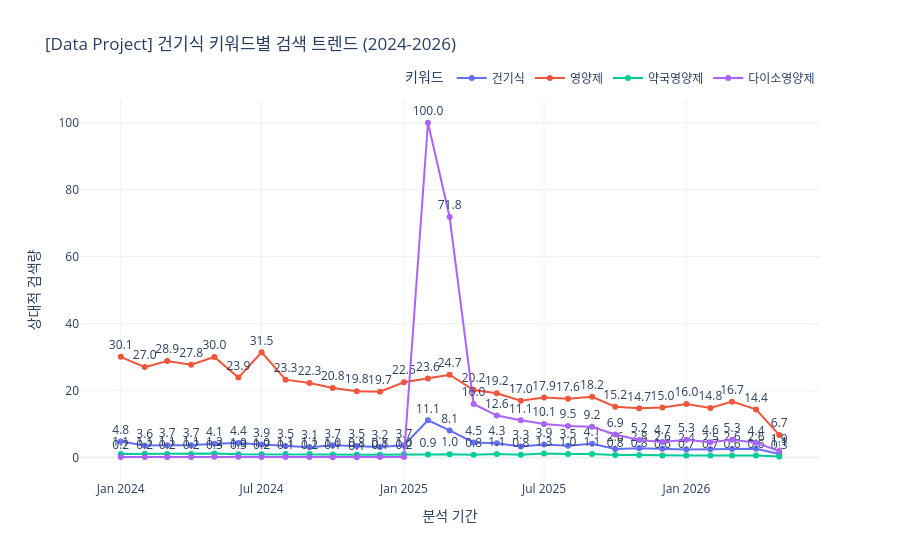

Notebook cell for this chart:
### Code cell
import os
import sys
import urllib.request
import json
import pandas as pd
import plotly.express as px

# 1. 인증 정보 설정 (이미지에서 확인하신 본인 정보를 넣으세요)
client_id = "iQYuA4jIAZWE78ZCH4p9" # 이미지 속 Client ID 입력
client_secret = "7MP3lY3dzz" 
url = "https://openapi.naver.com/v1/datalab/search"

# 2. 분석 키워드 설정
target_keywords = ["건기식", "영양제", "고가영양제", "약국영양제", "다이소영양제"]

# 3. 키워드별 개별 그룹 자동 생성
keyword_groups = []
for kw in target_keywords:
    keyword_groups.append({
        "groupName": kw, 
        "keywords": [kw] 
    })

# 4. API 요청 본문 작성
body = {
    "startDate": "2024-01-01",
    "endDate": "2026-05-14",
    "timeUnit": "month",
    "keywordGroups": keyword_groups,

       # --- 여기서 필터링 조건을 추가합니다 ---
    "ages": ["3", "4", "5", "6"], # 20대~30대 필터링
    "gender": "m",                 # 비워두면 전체, 'f'는 여성, 'm'은 남성
    "device": ""                  # pc / mo 선택 가능
}


body_json = json.dumps(body, ensure_ascii=False)



# 5. API 호출 실행
request = urllib.request.Request(url)
request.add_header("X-Naver-Client-Id", client_id)
request.add_header("X-Naver-Client-Secret", client_secret)
request.add_header("Content-Type", "application/json")

try:
    response = urllib.request.urlopen(request, data=body_json.encode("utf-8"))
    rescode = response.getcode()
    
    if rescode == 200:
        response_body = response.read()
        data = json.loads(response_body)
        
        # 6. 데이터프레임 변환
        df_list = []
        for res in data['results']:
            temp_df = pd.DataFrame(res['data'])
            temp_df['group'] = res['title']
            df_list.append(temp_df)
        
        final_df = pd.concat(df_list)
        print(final_df)
        
#7. 시각화 (fig.write_image 부분을 삭제했습니다!)
       # 7. 시각화 (Label 및 데이터 값 표시 강화)
        fig = px.line(final_df, x='period', y='ratio', color='group',
                      title='[Data Project] 건기식 키워드별 검색 트렌드 (2024-2026)',
                      labels={
                          'period': '분석 기간', 
                          'ratio': '상대적 검색량', 
                          'group': '키워드'
                      },
                      markers=True,
                      text="ratio", # 그래프 위에 수치 표시
                      template='plotly_white')

        # 텍스트 라벨 위치 및 포맷 설정
        fig.update_traces(
            textposition="top center", 
            texttemplate='%{text:.1f}' # 소수점 첫째자리까지만 표시
        )

        fig.update_layout(
            hovermode='x unified',
            legend=dict(orientation="h", yanchor="bottom", y=1.02, xanchor="right", x=1)
        )

        fig.show()

    else:
        print(f"Error: API 요청 실패 (Code: {rescode})")

except Exception as e:
    print(f"Error 발생: {e}")

### Figure 1 — Plotly figure (JSON) as saved in the notebook; plotly's stock layout.template omitted (floating-point values rounded to 4 significant figures)
{"data": [{"hovertemplate": "키워드=건기식<br>분석 기간=%{x}<br>상대적 검색량=%{text}<extra></extra>", "legendgroup": "건기식", "line": {"color": "#636efa", "dash": "solid"}, "marker": {"symbol": "circle"}, "mode": "lines+markers+text", "name": "건기식", "orientation": "v", "showlegend": true, "text": [4.806, 3.605, 3.707, 3.703, 4.131, 4.357, 3.93, 3.455, 3.126, 3.656, 3.498, 3.186, 3.677, 11.13, 8.125, 4.524, 4.297, 3.297, 3.891, 3.545, 4.126, 2.591, 2.771, 2.613, 2.412, 2.48, 2.596, 2.604, 1.103], "textposition": "top center", "texttemplate": "%{text:.1f}", "type": "scatter", "x": ["2024-01-01", "2024-02-01", "2024-03-01", "2024-04-01", "2024-05-01", "2024-06-01", "2024-07-01", "2024-08-01", "2024-09-01", "2024-10-01", "2024-11-01", "2024-12-01", "2025-01-01", "2025-02-01", "2025-03-01", "2025-04-01", "2025-05-01", "2025-06-01", "2025-07-01", "2025-08-01", "2025-09-01", "2025-10-01", "2025-11-01", "2025-12-01", "2026-01-01", "2026-02-01", "2026-03-01", "2026-04-01", "2026-05-01"], "xaxis": "x", "y": [4.806, 3.605, 3.707, 3.703, 4.131, 4.357, 3.93, 3.455, 3.126, 3.656, 3.498, 3.186, 3.677, 11.13, 8.125, 4.524, 4.297, 3.297, 3.891, 3.545, 4.126, 2.591, 2.771, 2.613, 2.412, 2.48, 2.596, 2.604, 1.103], "yaxis": "y"}, {"hovertemplate": "키워드=영양제<br>분석 기간=%{x}<br>상대적 검색량=%{text}<extra></extra>", "legendgroup": "영양제", "line": {"color": "#EF553B", "dash": "solid"}, "marker": {"symbol": "circle"}, "mode": "lines+markers+text", "name": "영양제", "orientation": "v", "showlegend": true, "text": [30.1, 27.02, 28.86, 27.76, 30.05, 23.89, 31.45, 23.28, 22.3, 20.76, 19.83, 19.65, 22.5, 23.6, 24.74, 20.15, 19.23, 16.98, 17.93, 17.58, 18.16, 15.2, 14.7, 14.97, 16.01, 14.8, 16.71, 14.39, 6.718], "textposition": "top center", "texttemplate": "%{text:.1f}", "type": "scatter", "x": ["2024-01-01", "2024-02-01", "2024-03-01", "2024-04-01", "2024-05-01", "2024-06-01", "2024-07-01", "2024-08-01", "2024-09-01", "2024-10-01", "2024-11-01", "2024-12-01", "2025-01-01", "2025-02-01", "2025-03-01", "2025-04-01", "2025-05-01", "2025-06-01", "2025-07-01", "2025-08-01", "2025-09-01", "2025-10-01", "2025-11-01", "2025-12-01", "2026-01-01", "2026-02-01", "2026-03-01", "2026-04-01", "2026-05-01"], "xaxis": "x", "y": [30.1, 27.02, 28.86, 27.76, 30.05, 23.89, 31.45, 23.28, 22.3, 20.76, 19.83, 19.65, 22.5, 23.6, 24.74, 20.15, 19.23, 16.98, 17.93, 17.58, 18.16, 15.2, 14.7, 14.97, 16.01, 14.8, 16.71, 14.39, 6.718], "yaxis": "y"}, {"hovertemplate": "키워드=약국영양제<br>분석 기간=%{x}<br>상대적 검색량=%{text}<extra></extra>", "legendgroup": "약국영양제", "line": {"color": "#00cc96", "dash": "solid"}, "marker": {"symbol": "circle"}, "mode": "lines+markers+text", "name": "약국영양제", "orientation": "v", "showlegend": true, "text": [1.086, 1.112, 1.065, 1.06, 1.249, 0.9664, 0.9963, 1.056, 1.06, 0.9578, 0.8381, 0.821, 0.9664, 0.9407, 1.026, 0.8338, 1.052, 0.821, 1.253, 1.043, 1.065, 0.7611, 0.7526, 0.6243, 0.6585, 0.6585, 0.6329, 0.6414, 0.2908], "textposition": "top center", "texttemplate": "%{text:.1f}", "type": "scatter", "x": ["2024-01-01", "2024-02-01", "2024-03-01", "2024-04-01", "2024-05-01", "2024-06-01", "2024-07-01", "2024-08-01", "2024-09-01", "2024-10-01", "2024-11-01", "2024-12-01", "2025-01-01", "2025-02-01", "2025-03-01", "2025-04-01", "2025-05-01", "2025-06-01", "2025-07-01", "2025-08-01", "2025-09-01", "2025-10-01", "2025-11-01", "2025-12-01", "2026-01-01", "2026-02-01", "2026-03-01", "2026-04-01", "2026-05-01"], "xaxis": "x", "y": [1.086, 1.112, 1.065, 1.06, 1.249, 0.9664, 0.9963, 1.056, 1.06, 0.9578, 0.8381, 0.821, 0.9664, 0.9407, 1.026, 0.8338, 1.052, 0.821, 1.253, 1.043, 1.065, 0.7611, 0.7526, 0.6243, 0.6585, 0.6585, 0.6329, 0.6414, 0.2908], "yaxis": "y"}, {"hovertemplate": "키워드=다이소영양제<br>분석 기간=%{x}<br>상대적 검색량=%{text}<extra></extra>", "legendgroup": "다이소영양제", "line": {"color": "#ab63fa", "dash": "solid"}, "marker": {"symbol": "circle"}, "mode": "lines+markers+text", "name": "다이소영양제", "orientation": "v", "showlegend": true, "text": [0.1668, 0.1753, 0.1582, 0.2138, 0.2737, 0.2566, 0.1668, 0.1411, 0.1668, 0.1368, 0.1026, 0.1411, 0.1539, 100, 71.85, 16.01, 12.56, 11.13, 10.06, 9.45, 9.223, 6.914, 5.247, 4.687, 5.328, 4.592, 5.319, 4.447, 1.933], "textposition": "top center", "texttemplate": "%{text:.1f}", "type": "scatter", "x": ["2024-01-01", "2024-02-01", "2024-03-01", "2024-04-01", "2024-05-01", "2024-06-01", "2024-07-01", "2024-08-01", "2024-09-01", "2024-10-01", "2024-11-01", "2024-12-01", "2025-01-01", "2025-02-01", "2025-03-01", "2025-04-01", "2025-05-01", "2025-06-01", "2025-07-01", "2025-08-01", "2025-09-01", "2025-10-01", "2025-11-01", "2025-12-01", "2026-01-01", "2026-02-01", "2026-03-01", "2026-04-01", "2026-05-01"], "xaxis": "x", "y": [0.1668, 0.1753, 0.1582, 0.2138, 0.2737, 0.2566, 0.1668, 0.1411, 0.1668, 0.1368, 0.1026, 0.1411, 0.1539, 100, 71.85, 16.01, 12.56, 11.13, 10.06, 9.45, 9.223, 6.914, 5.247, 4.687, 5.328, 4.592, 5.319, 4.447, 1.933], "yaxis": "y"}], "layout": {"hovermode": "x unified", "legend": {"orientation": "h", "title": {"text": "키워드"}, "tracegroupgap": 0, "x": 1, "xanchor": "right", "y": 1.02, "yanchor": "bottom"}, "title": {"text": "[Data Project] 건기식 키워드별 검색 트렌드 (2024-2026)"}, "xaxis": {"anchor": "y", "domain": [0, 1], "title": {"text": "분석 기간"}}, "yaxis": {"anchor": "x", "domain": [0, 1], "title": {"text": "상대적 검색량"}}}}
